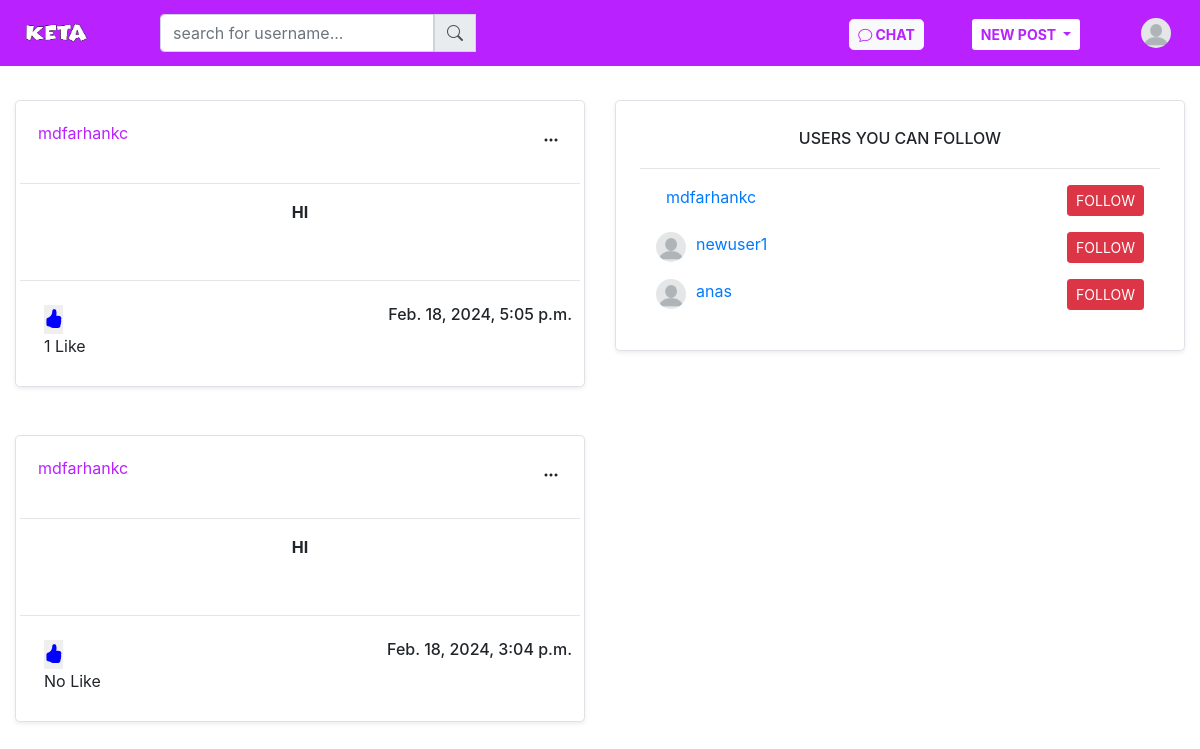
Screenshot of /user/ (signed in) with the database file from the repository.
### accounts/models.py (models this page shows, shortened)
class Profile(models.Model):
    user = models.ForeignKey(user,on_delete=models.CASCADE)
    prof_id = models.BigAutoField(primary_key=True)
    profilepic = models.ImageField(
        upload_to='Upload/ProfilePicture',
        default='Upload/ProfilePicture/defaultprofile.png',
    )
    bio = models.CharField(
        max_length=200,
        blank=True
    )
    location = models.CharField(
        max_length=200,
        blank=True
    )

### user/models.py (models this page shows, shortened)
class Post(models.Model):
    id = models.BigAutoField(primary_key=True)
    user = models.CharField(
        max_length=100
    )
    image = models.FileField(
        max_length=2000,
        upload_to='Upload/Posted_Images',
        blank=True
    )
    text = models.CharField(
        max_length=500,
        blank=True
    )
    no_of_likes = models.BigIntegerField(
        default=0
    )
    created_at = models.DateTimeField(default=datetime.now)
    userid = models.ForeignKey(User,on_delete=models.DO_NOTHING)
    profile = models.ForeignKey(Profile,on_delete=models.DO_NOTHING)

### user/views.py (the view, shortened to what this page needs)
# urls.py: path('',user_home,name='user_home'),
@login_required(login_url='login')
def user_home(request):
    if request.method == 'GET':
        posts = Post.objects.all().exclude(user=request.user.username)
        users = User.objects.exclude(username=request.user.username).exclude(username='admin')
        users_list = []
        usersuggestion = []
        followfilter = Followers.objects.filter(following=request.user.username)
        followlist= []
        for followers in followfilter:
            followlist.append(followers.follower)
        for user in users:
            users_iter = User.objects.get(username=user.username)
            users_list.append(users_iter)
        for user in users_list:
            if (user.username not in followlist):
                usersuggestion.append(Profile.objects.get(user_id=user.id))
        usersuglen = len(usersuggestion)
        context = {
            'name': request.user,
            'posts': posts,
            'lenpost':len(posts),
            'profile':Profile.objects.get(user_id=request.user.id),
            'usersuggestion':usersuggestion,
            'usersuglen':usersuglen,
        }
        return render(request,'userhome.html',context)

### user/templates/userhome.html (shortened to what this page needs)
{% extends 'userbase.html' %} {% block content %}
<div class="container-fluid">
  <div class="row mt-5">
    <div class="col-md-6 order-md-2 right">
      <div class="border border-3 p-4 bg-white shadow-sm rounded-lg">
        <h6 class="text-center p-1">USERS YOU CAN FOLLOW</h6>
        <hr />
         {% for profile in usersuggestion %}
        <div class="d-flex m-3 justify-content-between">
          <div class="d-flex">
            <div class="d-flex">
              <a href="{% url 'user_profile' username=profile.user.username %}">
                {% if profile.profilepic %}
                <img
                  style="
                    max-height: 30px;
                    max-width: 30px;
                    border-radius: 50%;
                    margin-right: 10px;
                  "
                  src="/media/{{ profile.profilepic }}"
                  alt=""
                />
                {% else %}
                <img
                  style="
                    max-height: 30px;
                    max-width: 30px;
                    border-radius: 50%;
                    margin-right: 10px;
                  "
                  src="/media/{{ profile.profilepic.field.default }}"
                  alt=""
                />
                {% endif %}
              </a>
              <span
                ><a
                  style="text-decoration: none"
                  href="{% url 'user_profile' username=profile.user.username %}"
                  >{{ profile.user.username }}</a
                ></span
              >
            </div>
          </div>
          <div>
            <a
              style="text-decoration: none"
              href="{% url 'homefollower' username=profile.user.username %}"
              class="btn btn-sm btn-danger"
              >FOLLOW</a
            >
          </div>
        </div>
        {% endfor %}
      </div>
    </div>
    <div class="col-md-6 order-md-1 left">
       {% for post in posts reversed %} {% if post.image == "" %}
      <div class="border border-3 mb-5 p-1 bg-white shadow-sm rounded-lg">
        <div class="d-flex header p-2 pt-3 justify-content-between">
          <div class="d-flex">
            <a href="{% url 'user_profile' username=post.user %}">
              {% if post.profile.profilepic %}
              <img
                style="
                  height: 30px;
                  width: 30px;
                  border-radius: 50%;
                  margin-right: 10px;
                "
                src="/media/{{ post.profile.profilepic }}"
                alt=""
              />
              {% else %}
              <img
                style="
                  height: 30px;
                  width: 30px;
                  border-radius: 50%;
                  margin-right: 10px;
                "
                src="/media/{{ post.profile.profilepic.field.default }}"
                alt=""
              />
              {% endif %}
            </a>
            <span
              ><a
                style="text-decoration: none; color: #b921ff"
                href="{% url 'user_profile' username=post.user %}"
                >{{ post.user }}</a
              ></span
            >
          </div>
          <div>
            <i class="bi bi-three-dots"></i>
          </div>
        </div>
        <hr />
        <div class="text">
          <p class="ml-3 font-weight-bold text-uppercase">{{ post.text }}</p>
        </div>
        <hr />
        <div class="p-2 ml-3 footer d-flex justify-content-between">
          <div class="like">
            <form action="" method="post">
              {% csrf_token %}
              <button
                style="border: none; color: blue; font-size: larger"
                data-post-id="{{ post.id }}"
                class="likebtn font-weight-bolder"
              >
                <i class="bi bi-hand-thumbs-up-fill"></i>
              </button>
            </form>
            {% if post.no_of_likes == 0 %}
            <p class="post-id-{{ post.id }}">No Like</p>
            {% elif post.no_of_likes == 1 %}
            <p class="post-id-{{ post.id }}">{{ post.no_of_likes }} Like</p>
            {% else %}
            <p class="post-id-{{ post.id }}">{{ post.no_of_likes }} Likes</p>
            {% endif %}
          </div>
          <div class="createdat">
            <h6>{{ post.created_at }}</h6>
          </div>
        </div>
      </div>
      {% else %}
      <div class="border border-3 mb-5 p-1 bg-white shadow-sm rounded-lg">
        <div class="d-flex header p-2 pt-3 justify-content-between">
          <div class="d-flex">
            <a href="{% url 'user_profile' username=post.user %}">
            </a>
            <span
              ><a
                style="text-decoration: none; color: #b921ff"
                href="{% url 'user_profile' username=post.user %}"
                >{{ post.user }}</a
              ></span
            >
          </div>
          <div>
            <div class="btn-group dropdown">
              <button
                type="button"
                class="btn"
                data-toggle="dropdown"
                aria-expanded="false"
              >
                <i class="bi bi-three-dots"></i>
              </button>
            </div>
          </div>
        </div>
        <hr />
        <div class="text">
          <p class="text-center font-weight-bold text-uppercase">
            {{ post.text }}
          </p>
        </div>
        <div class="image text-center">
        </div>
        <hr />
        <div class="p-2 ml-3 footer d-flex justify-content-between">
          <div class="like">
            <form action="" method="post">
              <button
                style="border: none; color: blue; font-size: larger"
                data-post-id="{{ post.id }}"
                class="likebtn font-weight-bolder"
              >
                <i class="bi bi-hand-thumbs-up-fill"></i>
              </button>
            </form>
            {% if post.no_of_likes == 0 %}
            <p class="post-id-{{ post.id }}">No Like</p>
            {% elif post.no_of_likes == 1 %}
            <p class="post-id-{{ post.id }}">{{ post.no_of_likes }} Like</p>
            {% else %}
            <p class="post-id-{{ post.id }}">{{ post.no_of_likes }} Likes</p>
            {% endif %}
          </div>
          <div class="createdat">
            <h6>{{ post.created_at }}</h6>
          </div>
        </div>
      </div>
      {% endif %} {% endfor %}
    </div>
  </div>
</div>
{% endblock content %}

### user/templates/userbase.html (shortened to what this page needs)
{% load static %}
<!DOCTYPE html>
<html lang="en">
  <head>
    <link rel="stylesheet" href="{% static 'css/bootstrap.css' %}" />
    <link
      rel="stylesheet"
      href="https://cdn.jsdelivr.net/npm/bootstrap-icons@1.10.2/font/bootstrap-icons.css"
    />
  </head>
  <body>
    <nav
      class="navbar fixed-top navbar-expand-sm navbar-dark"
      style="background-color: #b921ff"
    >
      <a class="navbar-brand" href="{% url 'user_home' %}"
        ><img class="brand" src="{% static 'img/keta.png' %}" alt="keta"
      /></a>
      <div class="ml-5">
        <form action="" method="post">
          <div class="input-group flex-nowrap">
            <input
              type="search"
              name="susername"
              id="susername"
              class="form-control"
              placeholder="search for username..."
              aria-label="Username"
              aria-describedby="addon-wrapping"
            />
            <div class="input-group-prepend">
              <button
                type="submit"
                class="input-group-text"
                id="addon-wrapping"
              >
                <i class="bi bi-search"></i>
              </button>
            </div>
          </div>
        </form>
      </div>
      <div class="collapse navbar-collapse" id="collapsibleNavId">
        <ul class="navbar-nav ml-auto mt-2 mt-lg-0">
          <li class="nav-item mr-5">
            <a
              style="color: #b921ff"
              href="{% url 'chat_home' %}"
              class="btn btn-light font-weight-bolder btn-sm mt-2 rounded-lg"
              ><i class="bi bi-chat"></i> CHAT</a
            >
          </li>
          <li class="nav-item mr-5">
            <div class="dropdown">
              <a
                style="color: #b921ff"
                class="btn btn-sm mt-2 dropdown-toggle bg-white font-weight-bolder"
                role="button"
                data-toggle="dropdown"
                aria-expanded="false"
              >
                NEW POST
              </a>
            </div>
          </li>
          <li class="nav-item">
            <div class="dropdown">
              <a
                class="btn"
                role="button"
                data-toggle="dropdown"
                aria-expanded="false"
              >
                {% if profile.profilepic %}
                <img
                  style="height: 30px; width: 30px; border-radius: 50%"
                  src="/media/{{ profile.profilepic }}"
                  alt=""
                />
                {% else %}
                <img
                  style="height: 30px; width: 30px; border-radius: 50%"
                  src="/media/{{ profile.profilepic.field.default }}"
                  alt=""
                />
                {% endif %}
              </a>
            </div>
          </li>
        </ul>
      </div>
    </nav>
    <main style="margin-top: 100px">
      {% block content %} {% endblock content %}
    </main>
  </body>
</html>

### user/templates/userbase.html (style rules this page uses)
* { margin: 0; padding: 0; box-sizing: border-box; }
.brand { height: 40px; width: 80px; }
body { overflow-x: hidden; margin-top: 70px; }

### rows the page displays
Profile: user.username "mdfarhankc"
Profile: user.username "newuser1"
Profile: user.username "anas"
Post: user "mdfarhankc", text "HI", no_of_likes "1", created_at "Feb. 18, 2024, 5:05 p.m."
Post: user "mdfarhankc", text "HI", created_at "Feb. 18, 2024, 3:04 p.m."
